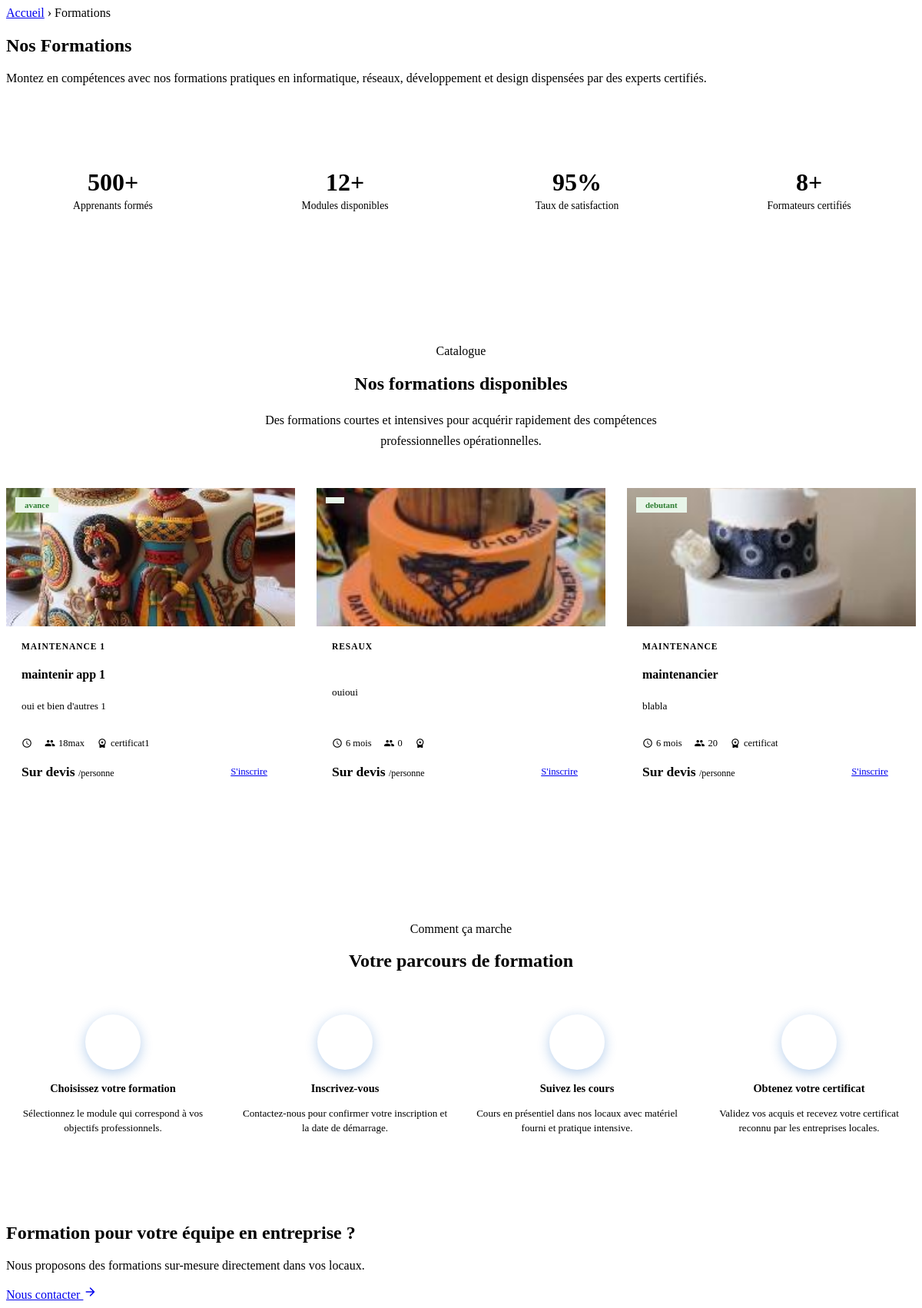
The page /formations.php on the database its author committed.
### tables this page shows
CREATE TABLE IF NOT EXISTS `formations` (
  `id` int(11) NOT NULL AUTO_INCREMENT,
  `niveau` varchar(255) NOT NULL,
  `title` varchar(255) NOT NULL,
  `intitule` varchar(255) NOT NULL,
  `description` text NOT NULL,
  `image` varchar(255) DEFAULT NULL,
  `duration` varchar(100) DEFAULT NULL,
  `nombrePersonne` varchar(255) NOT NULL,
  `natureDiplome` varchar(255) NOT NULL,
  `created_at` timestamp NULL DEFAULT CURRENT_TIMESTAMP,
  PRIMARY KEY (`id`)
);

### formations.php (the view, shortened to what this page needs)
<?php
include 'config/db.php';
$formations = $pdo->query("SELECT * FROM formations ")->fetchAll(PDO::FETCH_ASSOC);
?>
<!DOCTYPE html>
<html lang="fr">
<head>
<link rel="stylesheet" href="/StandComputer/shared" />
</head>
<body>
  <section class="page-hero">
    <div class="container page-hero-inner">
      <div class="breadcrumb">
        <a href="/StandComputer/">Accueil</a>
        <span class="sep">›</span>
        <span class="current">Formations</span>
      </div>
      <h1>Nos <span class="accent">Formations</span></h1>
      <p>Montez en compétences avec nos formations pratiques en informatique, réseaux, développement et design dispensées par des experts certifiés.</p>
    </div>
  </section>
  <section class="formations-intro">
    <div class="container">
      <div class="intro-stats">
        <div class="intro-stat fade-in">
          <div class="number">500<span class="accent">+</span></div>
          <div class="label">Apprenants formés</div>
        </div>
        <div class="intro-stat fade-in">
          <div class="number">12<span class="accent">+</span></div>
          <div class="label">Modules disponibles</div>
        </div>
        <div class="intro-stat fade-in">
          <div class="number">95<span class="accent">%</span></div>
          <div class="label">Taux de satisfaction</div>
        </div>
        <div class="intro-stat fade-in">
          <div class="number">8<span class="accent">+</span></div>
          <div class="label">Formateurs certifiés</div>
        </div>
      </div>
    </div>
  </section>
  <section class="catalogue-section">
    <div class="container">
      <div class="catalogue-header">
        <span class="section-label">Catalogue</span>
        <h2 class="section-title">Nos <span class="accent">formations disponibles</span></h2>
        <p>Des formations courtes et intensives pour acquérir rapidement des compétences professionnelles opérationnelles.</p>
      </div>
    <div class="formations-grid">
      <?php foreach($formations as $formation): ?>
        <div class="formation-card fade-in">
          <div class="formation-thumb">
            <img src="admin/uploads/formations/<?php echo $formation['image']; ?>" alt="<?php echo htmlspecialchars($formation['title']); ?>" />
            <span class="formation-level level-debutant"><?php echo htmlspecialchars($formation['niveau']);?></span>
          </div>
          <div class="formation-body">
            <div class="formation-cat"><?php echo htmlspecialchars($formation['title']);?></div>
            <h3><?php echo htmlspecialchars($formation['intitule']);?></h3>
            <p><?php echo htmlspecialchars($formation['description']);?></p>
            <div class="formation-meta">
              <span><span class="material-icons-round">schedule</span><?php echo htmlspecialchars($formation['duration']);?></span>
              <span><span class="material-icons-round">people</span><?php echo htmlspecialchars($formation['nombrePersonne']);?></span>
              <span><span class="material-icons-round">workspace_premium</span><?php echo htmlspecialchars($formation['natureDiplome']);?></span>
            </div>
            <div class="formation-price">
              <div class="price-amount">Sur devis <small>/personne</small></div>
              <a href="/StandComputer/contact" class="btn btn-primary" style="padding:8px 16px;font-size:.8rem;">S'inscrire</a>
            </div>
          </div>
        </div>
      <?php endforeach?>
    </div>
    </div>
     </section>
  <section class="process-section">
    <div class="container">
      <div class="process-header">
        <span class="section-label">Comment ça marche</span>
        <h2 class="section-title">Votre parcours de <span class="accent">formation</span></h2>
      </div>
      <div class="process-steps">
        <div class="process-step fade-in">
          <div class="step-num">1</div>
          <h3>Choisissez votre formation</h3>
          <p>Sélectionnez le module qui correspond à vos objectifs professionnels.</p>
        </div>
        <div class="process-step fade-in">
          <div class="step-num">2</div>
          <h3>Inscrivez-vous</h3>
          <p>Contactez-nous pour confirmer votre inscription et la date de démarrage.</p>
        </div>
        <div class="process-step fade-in">
          <div class="step-num">3</div>
          <h3>Suivez les cours</h3>
          <p>Cours en présentiel dans nos locaux avec matériel fourni et pratique intensive.</p>
        </div>
        <div class="process-step fade-in">
          <div class="step-num">4</div>
          <h3>Obtenez votre certificat</h3>
          <p>Validez vos acquis et recevez votre certificat reconnu par les entreprises locales.</p>
        </div>
      </div>
    </div>
  </section>
  <section class="cta-section">
    <div class="container cta-inner">
      <div>
        <h2>Formation pour votre équipe en entreprise ?</h2>
        <p>Nous proposons des formations sur-mesure directement dans vos locaux.</p>
      </div>
      <a href="/StandComputer/contact" class="btn btn-primary">
        Nous contacter <span class="material-icons-round" style="font-size:18px">arrow_forward</span>
      </a>
    </div>
  </section>
</body>
</html>

### formations.php (style rules this page uses)
body { padding-top: var(--nav-h); }
.formations-intro { padding: 64px 0 0; background: var(--bg-light); }
.intro-stats { display: grid; grid-template-columns: repeat(4, 1fr); gap: 24px; padding: 0 0 64px; }
.intro-stat { background: #fff; border-radius: var(--radius-lg); padding: 28px 24px; text-align: center; border: 1px solid var(--border); box-shadow: var(--shadow-sm); }
.intro-stat .number { font-size: 2rem; font-weight: 800; color: var(--primary); }
.intro-stat .number .accent { color: var(--accent); }
.intro-stat .label { font-size: .85rem; color: var(--text-muted); margin-top: 4px; }
.catalogue-section { padding: 80px 0; }
.catalogue-header { text-align: center; margin-bottom: 48px; }
.catalogue-header p { color: var(--text-muted); max-width: 540px; margin: 10px auto 0; line-height: 1.7; }
.formations-grid { display: grid; grid-template-columns: repeat(3, 1fr); gap: 28px; }
.formation-card { background: var(--surface); border-radius: var(--radius-lg); overflow: hidden; border: 1px solid var(--border); box-shadow: var(--shadow-sm); transition: var(--transition); display: flex; flex-direction: column; }
.formation-thumb { height: 180px; overflow: hidden; position: relative; }
.formation-thumb img { width: 100%; height: 100%; object-fit: cover; transition: transform .4s; }
.formation-level { position: absolute; top: 12px; left: 12px; padding: 4px 12px; border-radius: var(--radius-pill); font-size: .68rem; font-weight: 700; }
.level-debutant { background: #E8F5E9; color: #2E7D32; }
.formation-body { padding: 20px; flex: 1; display: flex; flex-direction: column; }
.formation-cat { font-size: .72rem; font-weight: 600; color: var(--primary); text-transform: uppercase; letter-spacing: .08em; margin-bottom: 6px; }
.formation-body h3 { font-size: 1rem; font-weight: 700; margin-bottom: 8px; color: var(--text-main); }
.formation-body p { font-size: .83rem; color: var(--text-muted); line-height: 1.6; margin-bottom: 16px; flex: 1; }
.formation-meta { display: flex; align-items: center; gap: 16px; font-size: .78rem; color: var(--text-muted); padding-top: 14px; border-top: 1px solid var(--border); margin-bottom: 14px; }
.formation-meta span { display: flex; align-items: center; gap: 4px; }
.formation-meta .material-icons-round { font-size: 14px; color: var(--accent); }
.formation-price { display: flex; align-items: center; justify-content: space-between; margin-top: auto; }
.price-amount { font-size: 1.1rem; font-weight: 800; color: var(--primary); }
.price-amount small { font-size: .75rem; font-weight: 400; color: var(--text-muted); }
.process-section { padding: 80px 0; background: var(--bg-light); }
.process-header { text-align: center; margin-bottom: 56px; }
.process-steps { display: grid; grid-template-columns: repeat(4, 1fr); gap: 24px; position: relative; }
.process-steps::before { content: ''; position: absolute; top: 36px; left: 12.5%; right: 12.5%; height: 2px; background: linear-gradient(90deg, var(--primary), var(--accent)); }
.process-step { text-align: center; position: relative; }
.step-num { width: 72px; height: 72px; border-radius: 50%; background: var(--primary); color: #fff; font-size: 1.4rem; font-weight: 800; display: flex; align-items: center; justify-content: center; margin: 0 auto 16px; position: relative; z-index: 1; box-shadow: 0 4px 16px rgba(21,101,192,.3); }
.process-step h3 { font-size: .9rem; font-weight: 700; margin-bottom: 6px; }
.process-step p { font-size: .82rem; color: var(--text-muted); line-height: 1.5; }

### rows shown on the page
formations: image (picture), niveau "avance", title "MAINTENANCE 1", intitule "maintenir app 1", description "oui et bien d'autres 1", nombrePersonne "18max", natureDiplome "certificat1"
formations: image (picture), title "RESAUX", description "ouioui", duration "6 mois", nombrePersonne "0"
formations: image (picture), niveau "debutant", title "MAINTENANCE", intitule "maintenancier", description "blabla", duration "6 mois", nombrePersonne "20", natureDiplome "certificat"
